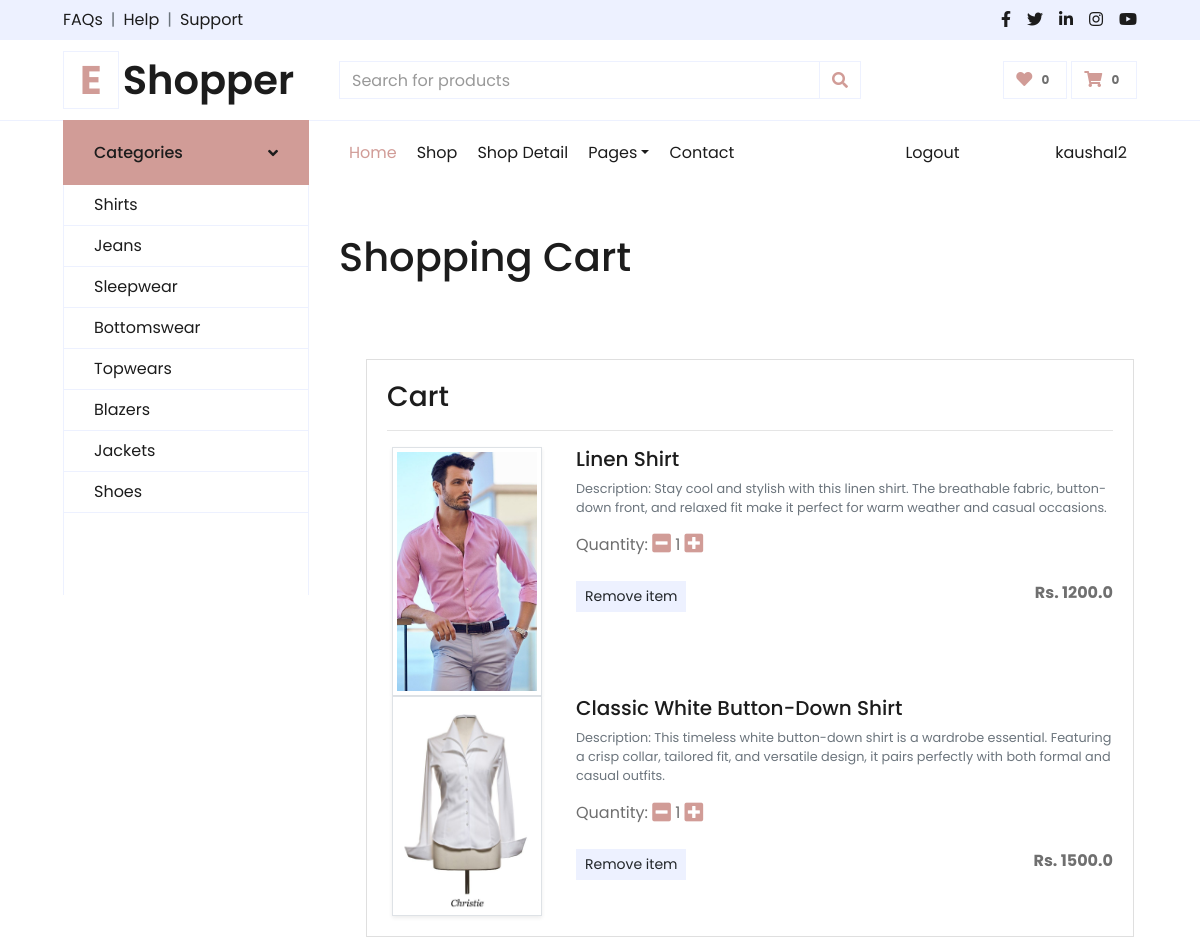
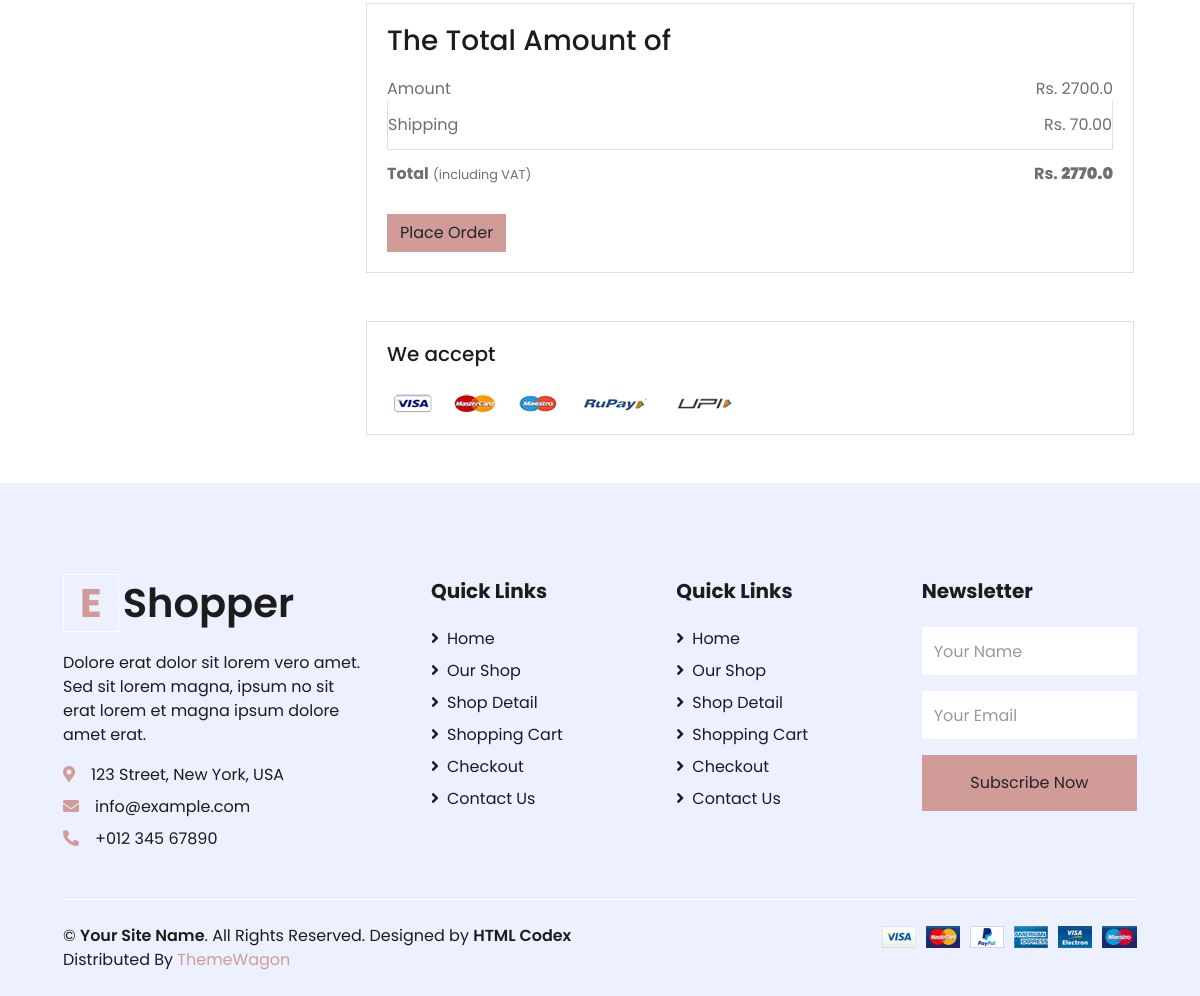
Page /cart/ (signed in) on the committed database (2 pictures, top to bottom).
### consumer/models.py (models this page shows, shortened)
class Cart(models.Model):
    user = models.ForeignKey(User,on_delete=models.CASCADE)
    product = models.ForeignKey(Product,on_delete=models.CASCADE)
    quantity = models.PositiveIntegerField(default=1)

class Product(models.Model):
    title = models.CharField(max_length=200)
    selling_price = models.FloatField()
    discounted_price = models.FloatField()
    brand = models.CharField(max_length=100)
    description = models.TextField()
    category = models.CharField(choices=CATEGORY_CHOICES, max_length=50)
    product_img = models.ImageField(upload_to='productimg')

### consumer/views.py (the view)
# urls.py: path('cart/',views.show_cart,name='cart'),
def show_cart(request):
    if request.user.is_authenticated:
        user = request.user
        cart = Cart.objects.filter(user=user)
        amount = 0.0
        shipping_amount = 70.0
        totalamount = 0.0
        cart_product = [p for p in Cart.objects.all() if p.user==user]
        if cart_product:
            for p in cart_product:
                tempamount = (p.quantity * p.product.discounted_price)
                amount +=tempamount
                totalamount = amount + shipping_amount
            return render(request,'consumer/addtocart.html',{'cart':cart,'totalamount':totalamount,'amount':amount})
        else:
            return render(request,'consumer/emptycart.html')

### consumer/templates/consumer/addtocart.html (shortened to what this page needs)
{% extends "core/base.html" %}
{% load static %}
{% block body %}
<div class="container my-5">
 <div class="row">
  <h1 class="text-center mb-5">Shopping Cart</h1>
  <div class="col-sm-12" style="margin-top: 30px; margin-left:12px;">
  <div class="card">
   <div class="card-body">
    <h3>Cart</h3>
    <hr>
    {% for ct in cart %}
    <div class="row">
     <div class="col-sm-3 text-center align-self-center"><img src= "{{ct.product.product_img.url}}" alt="" srcset="" class="img-fluid img-thumbnail shadow-sm" height="150" width="150"> </div>
     <div class="col-sm-9">
      <div>
       <h5>{{ct.product.title}}</h5>
       <p class="mb-2 text-muted small">Description: {{ct.product.description}}</p>
       <div class="my-3">
        <label for="quantity">Quantity:</label>
        <a class="my-minus" pid = "{{ct.product.id}}"><i class="fas fa-minus-square fa-lg"></i></a>
        <span id="quantity">{{ct.quantity}}</span>
        <a class="my-plus" pid="{{ct.product.id}}"><i class="fas fa-plus-square fa-lg"></i></a>
       </div>
       <div class="d-flex justify-content-between">
        <a href="#" class="btn btn-sm btn-secondary mr-3 my-remove" pid="{{ct.product.id}}">Remove item </a>
        <p class="mb-0"><span><strong>Rs. {{ct.product.discounted_price}}</strong></span></p>
       </div>
      </div>
     </div>
    </div>
    {% endfor %}
   </div>
   </div>
  </div>
  <div class="col-sm-12" style="margin-left: 12px; margin-top: 10px;">
   <div class="card">
    <div class="card-body">
      <h3>The Total Amount of</h3>
      <ul class="list-group">
       <li class="list-group-item d-flex justify-content-between align-items-center border-0 px-0 pb-0">Amount<span>Rs. <span id="amount">{{amount}}</span></span></li>
       <li class="list-group-item d-flex justify-content-between align-items-center px-0">Shipping<span>Rs. 70.00</span></li>
       <li class="list-group-item d-flex justify-content-between align-items-center border-0 px-0 mb-3">
        <div>
           <strong>Total</strong> <small>(including VAT)</small>
         </div>
         <span><strong>Rs. <strong id="totalamount">{{totalamount}}</strong></strong></span>
       </li>
      </ul>
      <div class="d-grid"><a href="{% url 'checkout' %}" class="btn btn-primary">Place Order</a></div>
    </div>
   </div>
  </div>
 </div>
</div>
<div class="container" style="margin-left: 12px; margin-top: 10px;">
 <div class="row">
  <div class="col-sm-12">
   <div class="card">
    <div class="card-body">
      <h5 class="mb-4">We accept</h5>
      <img src="{% static 'core/img/payment.png' %}" alt="" class="img-fluid">
    </div>
  </div>
  </div>
 </div>
</div>
{% endblock body %}

### core/templates/core/base.html (shortened to what this page needs)
{% load static %}
<!DOCTYPE html>
<html lang="en">
<head>
    <link href="https://cdnjs.cloudflare.com/ajax/libs/font-awesome/5.10.0/css/all.min.css" rel="stylesheet">
    <link href="{% static 'core/lib/owlcarousel/assets/owl.carousel.min.css' %}" rel="stylesheet">
    <link href="{% static 'core/css/style.css' %}" rel="stylesheet">
</head>
<body>
    <div class="container-fluid">
        <div class="row bg-secondary py-2 px-xl-5">
            <div class="col-lg-6 d-none d-lg-block">
                <div class="d-inline-flex align-items-center">
                    <a class="text-dark" href="">FAQs</a>
                    <span class="text-muted px-2">|</span>
                    <a class="text-dark" href="">Help</a>
                    <span class="text-muted px-2">|</span>
                    <a class="text-dark" href="">Support</a>
                </div>
            </div>
            <div class="col-lg-6 text-center text-lg-right">
                <div class="d-inline-flex align-items-center">
                    <a class="text-dark px-2" href="">
                        <i class="fab fa-facebook-f"></i>
                    </a>
                    <a class="text-dark px-2" href="">
                        <i class="fab fa-twitter"></i>
                    </a>
                    <a class="text-dark px-2" href="">
                        <i class="fab fa-linkedin-in"></i>
                    </a>
                    <a class="text-dark px-2" href="">
                        <i class="fab fa-instagram"></i>
                    </a>
                    <a class="text-dark pl-2" href="">
                        <i class="fab fa-youtube"></i>
                    </a>
                </div>
            </div>
        </div>
        <div class="row align-items-center py-3 px-xl-5">
            <div class="col-lg-3 d-none d-lg-block">
                <a href="{% url 'home' %}" class="text-decoration-none">
                    <h1 class="m-0 display-5 font-weight-semi-bold"><span class="text-primary font-weight-bold border px-3 mr-1">E</span>Shopper</h1>
                </a>
            </div>
            <div class="col-lg-6 col-6 text-left">
                <form action="/search" method="GET">
                    <div class="input-group">
                        <input type="text" class="form-control" placeholder="Search for products" name="query" id="query">
                        <div class="input-group-append">
                            <span class="input-group-text bg-transparent text-primary">
                                <i class="fa fa-search"></i>
                            </span>
                        </div>
                    </div>
                </form>
            </div>
            <div class="col-lg-3 col-6 text-right">
                <a href="" class="btn border">
                    <i class="fas fa-heart text-primary"></i>
                    <span class="badge">0</span>
                </a>
                <a href="" class="btn border">
                    <i class="fas fa-shopping-cart text-primary"></i>
                    <span class="badge">0</span>
                </a>
            </div>
        </div>
    </div>
    <div class="container-fluid mb-5">
        <div class="row border-top px-xl-5">
            <div class="col-lg-3 d-none d-lg-block">
                <a class="btn shadow-none d-flex align-items-center justify-content-between bg-primary text-white w-100" data-toggle="collapse" href="#navbar-vertical" style="height: 65px; margin-top: -1px; padding: 0 30px;">
                    <h6 class="m-0">Categories</h6>
                    <i class="fa fa-angle-down text-dark"></i>
                </a>
                <nav class="collapse show navbar navbar-vertical navbar-light align-items-start p-0 border border-top-0 border-bottom-0" id="navbar-vertical">
                    <div class="navbar-nav w-100 overflow-hidden" style="height: 410px">
                        <a href="{% url 'shirts' %}" class="nav-item nav-link">Shirts</a>
                        <a href="{% url 'jeans' %}" class="nav-item nav-link">Jeans</a>
                        <a href="{% url 'sleepwears' %}" class="nav-item nav-link">Sleepwear</a>
                        <a href="{% url 'bottomwears' %}" class="nav-item nav-link">Bottomswear</a>
                        <a href="{% url 'topwears' %}" class="nav-item nav-link">Topwears</a>
                        <a href="{% url 'blazzers' %}" class="nav-item nav-link">Blazers</a>
                        <a href="{% url 'jackets' %}" class="nav-item nav-link">Jackets</a>
                        <a href="{% url 'shoes' %}" class="nav-item nav-link">Shoes</a>
                    </div>
                </nav>
            </div>
            <div class="col-lg-9">
                <nav class="navbar navbar-expand-lg bg-light navbar-light py-3 py-lg-0 px-0">
                    <div class="collapse navbar-collapse justify-content-between" id="navbarCollapse">
                        <div class="navbar-nav mr-auto py-0">
                            <a href="{% url 'home' %}" class="nav-item nav-link active">Home</a>
                            <a href="{% url 'home' %}" class="nav-item nav-link">Shop</a>
                            <a href="{% url 'home' %}" class="nav-item nav-link">Shop Detail</a>
                            <div class="nav-item dropdown">
                                <a href="#" class="nav-link dropdown-toggle" data-toggle="dropdown">Pages</a>
                            </div>
                            <a href="contact.html" class="nav-item nav-link">Contact</a>
                        </div>
                        {% if not request.user.is_authenticated %}
                        <div class="navbar-nav ml-auto py-0">
                            <a href="{% url 'login' %}" class="nav-item nav-link">Login</a>
                            <a href="{% url 'register' %}" class="nav-item nav-link">Register</a>
                        </div>
                        {% elif request.user.is_authenticated %}
                         <div class="navbar-nav ml-auto py-0">
                            <a href="{% url 'logout' %}" class="nav-item nav-link">Logout</a>
                        </div>
                         <div class="navbar-nav ml-auto py-0">
                            <a href="{% url 'profile' %}" class="nav-item nav-link">{{request.user}}</a>
                        </div>
                        {% endif %}
                    </div>
                </nav>
                {% block body %} {% endblock  %}
            </div>
        </div>
    </div>
    <div class="container-fluid bg-secondary text-dark mt-5 pt-5">
        <div class="row px-xl-5 pt-5">
            <div class="col-lg-4 col-md-12 mb-5 pr-3 pr-xl-5">
                <a href="{% url 'home' %}" class="text-decoration-none">
                    <h1 class="mb-4 display-5 font-weight-semi-bold"><span class="text-primary font-weight-bold border border-white px-3 mr-1">E</span>Shopper</h1>
                </a>
                <p>Dolore erat dolor sit lorem vero amet. Sed sit lorem magna, ipsum no sit erat lorem et magna ipsum dolore amet erat.</p>
                <p class="mb-2"><i class="fa fa-map-marker-alt text-primary mr-3"></i>123 Street, New York, USA</p>
                <p class="mb-2"><i class="fa fa-envelope text-primary mr-3"></i>info@example.com</p>
                <p class="mb-0"><i class="fa fa-phone-alt text-primary mr-3"></i>+012 345 67890</p>
            </div>
            <div class="col-lg-8 col-md-12">
                <div class="row">
                    <div class="col-md-4 mb-5">
                        <h5 class="font-weight-bold text-dark mb-4">Quick Links</h5>
                        <div class="d-flex flex-column justify-content-start">
                            <a class="text-dark mb-2" href="{% url 'home' %}"><i class="fa fa-angle-right mr-2"></i>Home</a>
                            <a class="text-dark mb-2" href="{% url 'home' %}"><i class="fa fa-angle-right mr-2"></i>Our Shop</a>
                            <a class="text-dark mb-2" href="{% url 'home' %}"><i class="fa fa-angle-right mr-2"></i>Shop Detail</a>
                            <a class="text-dark mb-2" href="{% url 'cart' %}"><i class="fa fa-angle-right mr-2"></i>Shopping Cart</a>
                            <a class="text-dark mb-2" href="{% url 'checkout' %}"><i class="fa fa-angle-right mr-2"></i>Checkout</a>
                            <a class="text-dark" href="contact.html"><i class="fa fa-angle-right mr-2"></i>Contact Us</a>
                        </div>
                    </div>
                    <div class="col-md-4 mb-5">
                        <h5 class="font-weight-bold text-dark mb-4">Quick Links</h5>
                        <div class="d-flex flex-column justify-content-start">
                            <a class="text-dark mb-2" href="{% url 'home' %}"><i class="fa fa-angle-right mr-2"></i>Home</a>
                            <a class="text-dark mb-2" href="{% url 'home' %}"><i class="fa fa-angle-right mr-2"></i>Our Shop</a>
                            <a class="text-dark mb-2" href="{% url 'home' %}"><i class="fa fa-angle-right mr-2"></i>Shop Detail</a>
                            <a class="text-dark mb-2" href="{% url 'cart' %}"><i class="fa fa-angle-right mr-2"></i>Shopping Cart</a>
                            <a class="text-dark mb-2" href="{% url 'checkout' %}"><i class="fa fa-angle-right mr-2"></i>Checkout</a>
                            <a class="text-dark" href="contact.html"><i class="fa fa-angle-right mr-2"></i>Contact Us</a>
                        </div>
                    </div>
                    <div class="col-md-4 mb-5">
                        <h5 class="font-weight-bold text-dark mb-4">Newsletter</h5>
                        <form action="">
                            <div class="form-group">
                                <input type="text" class="form-control border-0 py-4" placeholder="Your Name" required="required" />
                            </div>
                            <div class="form-group">
                                <input type="email" class="form-control border-0 py-4" placeholder="Your Email"
                                    required="required" />
                            </div>
                            <div>
                                <button class="btn btn-primary btn-block border-0 py-3" type="submit">Subscribe Now</button>
                            </div>
                        </form>
                    </div>
                </div>
            </div>
        </div>
        <div class="row border-top border-light mx-xl-5 py-4">
            <div class="col-md-6 px-xl-0">
                <p class="mb-md-0 text-center text-md-left text-dark">
                    &copy; <a class="text-dark font-weight-semi-bold" href="#">Your Site Name</a>. All Rights Reserved. Designed
                    by
                    <a class="text-dark font-weight-semi-bold" href="https://htmlcodex.com">HTML Codex</a><br>
                    Distributed By <a href="https://themewagon.com" target="_blank">ThemeWagon</a>
                </p>
            </div>
            <div class="col-md-6 px-xl-0 text-center text-md-right">
                <img class="img-fluid" src="{% static 'core/img/payments.png' %}" alt="">
            </div>
        </div>
    </div>
</body>
</html>

### rows in the picture
Cart: product.product_img (picture), product "Linen Shirt", product.description "Stay cool and stylish with this linen shirt. The breathable fabric, button-down front, and relaxed fit make it perfect for warm weather and casual occasions.", quantity "1", product.discounted_price "1200.0"
Cart: product.product_img (picture), product "Classic White Button-Down Shirt", product.description "This timeless white button-down shirt is a wardrobe essential. Featuring a crisp collar, tailored fit, and versatile design, it pairs perfectly with both formal and casual outfits.", quantity "1", product.discounted_price "1500.0"

### other values in the picture
{{ request.user }} "kaushal2"
{{ amount }} "2700.0"
{{ totalamount }} "2770.0"
